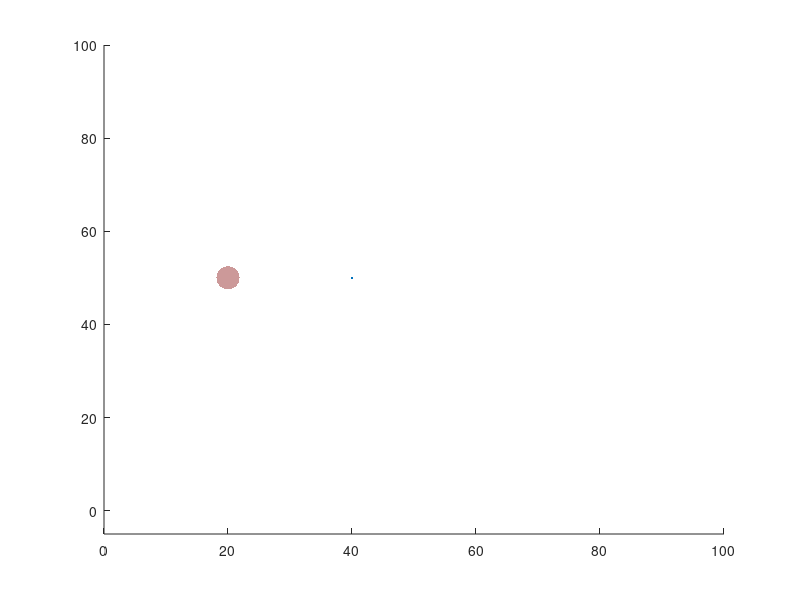

The MATLAB script that drew this image:
clear; clc; close all;
pongFigure = figure('color',[.6 .6 .8])
pongAces = axes('color',[0 0 0],'XLim',[0 100],'YLim',[-5 100])
pongBall = line(20,50,'marker','.','markersize',50,'color',[.8 .6 .6])
pongBlock = line(40,50)


